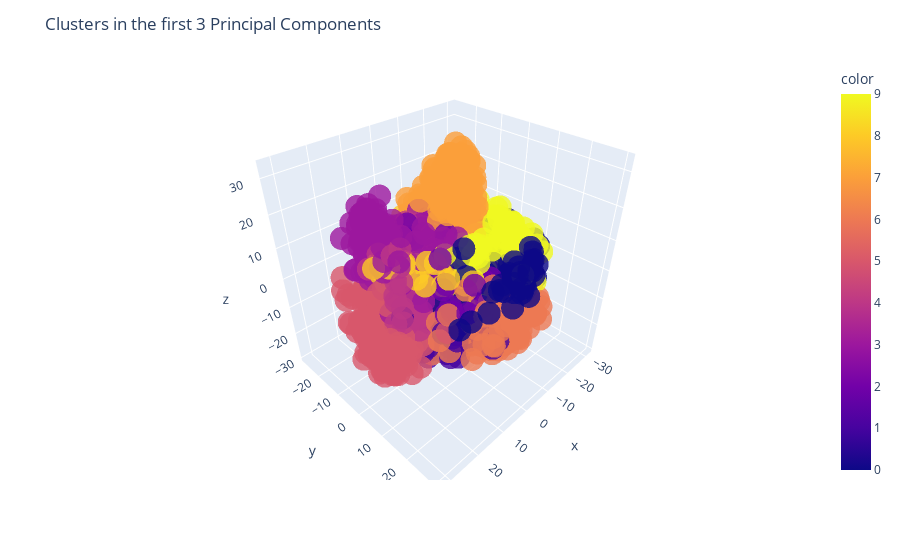

Source (notebook cell):
### Code cell
#show the cluster in the first 3 Principle components
fig = px.scatter_3d(x=pca_digits[:, 0], y=pca_digits[:, 1], z=pca_digits[:, 2], color=pca_model.labels_, opacity=0.8, size_max=5)
fig.update_layout(title='Clusters in the first 3 Principal Components')
fig.show()

### Figure 1 — Plotly figure (JSON) as saved in the notebook; plotly's stock layout.template omitted (floating-point values rounded to 4 significant figures; data arrays with more than 128 entries replaced by an {"elided": "..."} marker saying what was removed)
{"data": [{"hovertemplate": "x=%{x}<br>y=%{y}<br>z=%{z}<br>color=%{marker.color}<extra></extra>", "legendgroup": "", "marker": {"color": {"elided": "1797 int values"}, "coloraxis": "coloraxis", "opacity": 0.8, "symbol": "circle"}, "mode": "markers", "name": "", "scene": "scene", "showlegend": false, "x": {"elided": "1797 float values"}, "y": {"elided": "1797 float values"}, "z": {"elided": "1797 float values"}, "type": "scatter3d"}], "layout": {"scene": {"domain": {"x": [0.0, 1.0], "y": [0.0, 1.0]}, "xaxis": {"title": {"text": "x"}}, "yaxis": {"title": {"text": "y"}}, "zaxis": {"title": {"text": "z"}}}, "coloraxis": {"colorbar": {"title": {"text": "color"}}, "colorscale": [[0.0, "#0d0887"], [0.1111, "#46039f"], [0.2222, "#7201a8"], [0.3333, "#9c179e"], [0.4444, "#bd3786"], [0.5556, "#d8576b"], [0.6667, "#ed7953"], [0.7778, "#fb9f3a"], [0.8889, "#fdca26"], [1.0, "#f0f921"]]}, "legend": {"tracegroupgap": 0}, "margin": {"t": 60}, "title": {"text": "Clusters in the first 3 Principal Components"}}}
